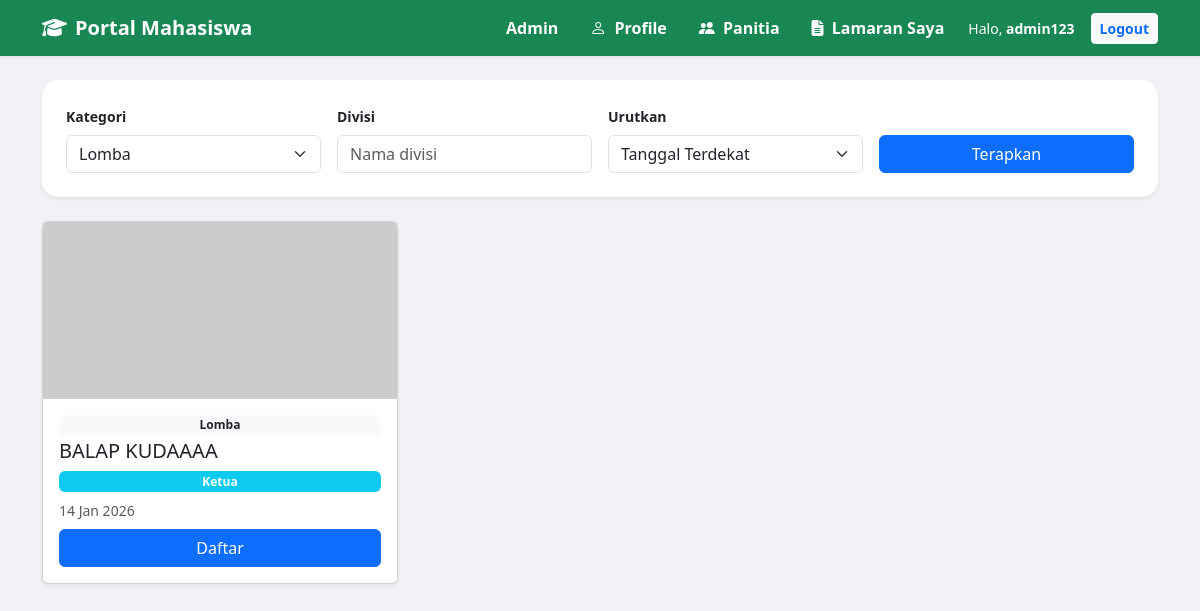
/STUDENT/student_dashboard.php?kategori=Lomba (signed in), run on the app's committed database.
### tables this page shows
CREATE TABLE `positions` (
  `position_id` int(11) NOT NULL,
  `event_id` int(11) NOT NULL,
  `position_name` varchar(100) NOT NULL,
  `quota` int(11) NOT NULL DEFAULT 0,
  `description` text DEFAULT NULL,
  `created_at` timestamp NOT NULL DEFAULT current_timestamp()
);

CREATE TABLE `events` (
  `event_id` int(100) NOT NULL,
  `event_name` varchar(255) NOT NULL,
  `event_description` text DEFAULT NULL,
  `event_date` date NOT NULL,
  `event_end_date` date DEFAULT NULL,
  `event_location` varchar(100) DEFAULT NULL,
  `event_category` varchar(50) DEFAULT NULL,
  `event_poster` varchar(255) DEFAULT NULL,
  `event_status` enum('draft','published') DEFAULT 'draft',
  `created_at` timestamp NOT NULL DEFAULT current_timestamp() ON UPDATE current_timestamp(),
  `created_by` int(100) DEFAULT NULL
);

### STUDENT/student_dashboard.php (the view, shortened to what this page needs)
<?php
require_once '../koneksi.php';
include('navbar_mahasiswa.php');
$email = $_SESSION['email'];
$stmt = mysqli_prepare($conn, "SELECT id FROM users WHERE email = ?");
mysqli_stmt_bind_param($stmt, "s", $email);
mysqli_stmt_execute($stmt);
$res = mysqli_stmt_get_result($stmt);
$user = mysqli_fetch_assoc($res);
$my_id = $user['id'];
$sql = "
    SELECT
        p.*,
        e.event_name,
        e.event_date,
        e.event_poster,
        e.event_category,
        e.event_status,
        (p.quota - (
            SELECT COUNT(*)
            FROM registrations r
            WHERE r.position_id = p.position_id
        )) AS sisa_slot
    FROM positions p
    JOIN events e ON p.event_id = e.event_id
    WHERE e.event_status = 'published' AND e.event_date > CURDATE()
";
$params = [];
$types  = "";
if (!empty($_GET['kategori'])) {
    $sql   .= " AND e.event_category = ?";
    $params[] = $_GET['kategori'];
    $types   .= "s";
}
$sort = $_GET['sort'] ?? 'date_asc';
switch ($sort) {
    default:
        $sql .= " ORDER BY e.event_date ASC";
}
$stmt = mysqli_prepare($conn, $sql);
if (!empty($params)) {
    mysqli_stmt_bind_param($stmt, $types, ...$params);
}
mysqli_stmt_execute($stmt);
$result = mysqli_stmt_get_result($stmt);
?>
<div class="container mt-4 mb-5">
    <div class="card p-4 mb-4 shadow-sm border-0 rounded-4">
        <form method="GET">
            <div class="row g-3">
                <div class="col-md-3">
                    <label class="form-label fw-bold small">Kategori</label>
                    <select name="kategori" class="form-select">
                        <?php foreach (['Seminar','Workshop','Lomba','Open Recruitment'] as $k): ?>
                            <option value="<?= $k; ?>" <?= ($_GET['kategori']??'')==$k?'selected':''; ?>>
                                <?= $k; ?>
                            </option>
                        <?php endforeach; ?>
                    </select>
                </div>
                <div class="col-md-3">
                    <label class="form-label fw-bold small">Divisi</label>
                    <input type="text" name="divisi" class="form-control"
                        value="<?= htmlspecialchars($_GET['divisi'] ?? ''); ?>"
                        placeholder="Nama divisi">
                </div>
                <div class="col-md-3">
                    <label class="form-label fw-bold small">Urutkan</label>
                    <select name="sort" class="form-select">
                        <option value="date_asc" <?= $sort=='date_asc'?'selected':''; ?>>Tanggal Terdekat</option>
                    </select>
                </div>
                <div class="col-md-3 d-flex align-items-end">
                    <button class="btn btn-primary w-100">Terapkan</button>
                </div>
            </div>
        </form>
    </div>
    <div class="row">
        <?php if ($result && mysqli_num_rows($result) > 0): ?>
            <?php while($row = mysqli_fetch_assoc($result)): ?>
            <?php
                $pos_id = $row['position_id'];
                $stmtC = mysqli_prepare($conn, "
                    SELECT 1 FROM registrations
                    WHERE user_id = ? AND position_id = ?
                ");
                mysqli_stmt_bind_param($stmtC, "ii", $my_id, $pos_id);
                mysqli_stmt_execute($stmtC);
                $sudah_daftar = mysqli_stmt_get_result($stmtC)->num_rows > 0;
                $img = $row['event_poster']
                    ? "../uploads/".$row['event_poster']
                    : "https://via.placeholder.com/400x200?text=Event";
            ?>
            <div class="col-md-4 mb-4">
                <div class="card h-100 shadow-sm">
                    <img src="<?= $img; ?>" class="card-img-top">
                    <div class="card-body d-flex flex-column">
                        <span class="badge bg-light text-dark mb-1"><?= $row['event_category']; ?></span>
                        <h5><?= htmlspecialchars($row['event_name']); ?></h5>
                        <span class="badge bg-info mb-2"><?= htmlspecialchars($row['position_name']); ?></span>
                        <small class="text-muted mb-2">
                            <?= date('d M Y', strtotime($row['event_date'])); ?>
                        </small>
                        <div class="mt-auto">
                            <?php if ($sudah_daftar): ?>
                                <button class="btn btn-success w-100" disabled>Sudah Terdaftar</button>
                            <?php elseif ($row['sisa_slot'] <= 0): ?>
                                <button class="btn btn-secondary w-100" disabled>Kuota Penuh</button>
                            <?php else: ?>
                                <a href="apply.php?event_id=<?= $row['event_id']; ?>" class="btn btn-primary w-100">
                                    Daftar
                                </a>
                            <?php endif; ?>
                        </div>
                    </div>
                </div>
            </div>
            <?php endwhile; ?>
        <?php endif; ?>
    </div>
</div>
</body>
</html>

### STUDENT/navbar_mahasiswa.php (style rules this page uses)
body { background-color: #f0f2f5; font-family: 'Segoe UI', sans-serif; }

### data on the page
positions: event.event_category "Lomba", event.event_name "BALAP KUDAAAA", position_name "Ketua", event.event_date "14 Jan 2026"

### other printed values
$_SESSION['name'] "admin123"
form field kategori "Lomba"
